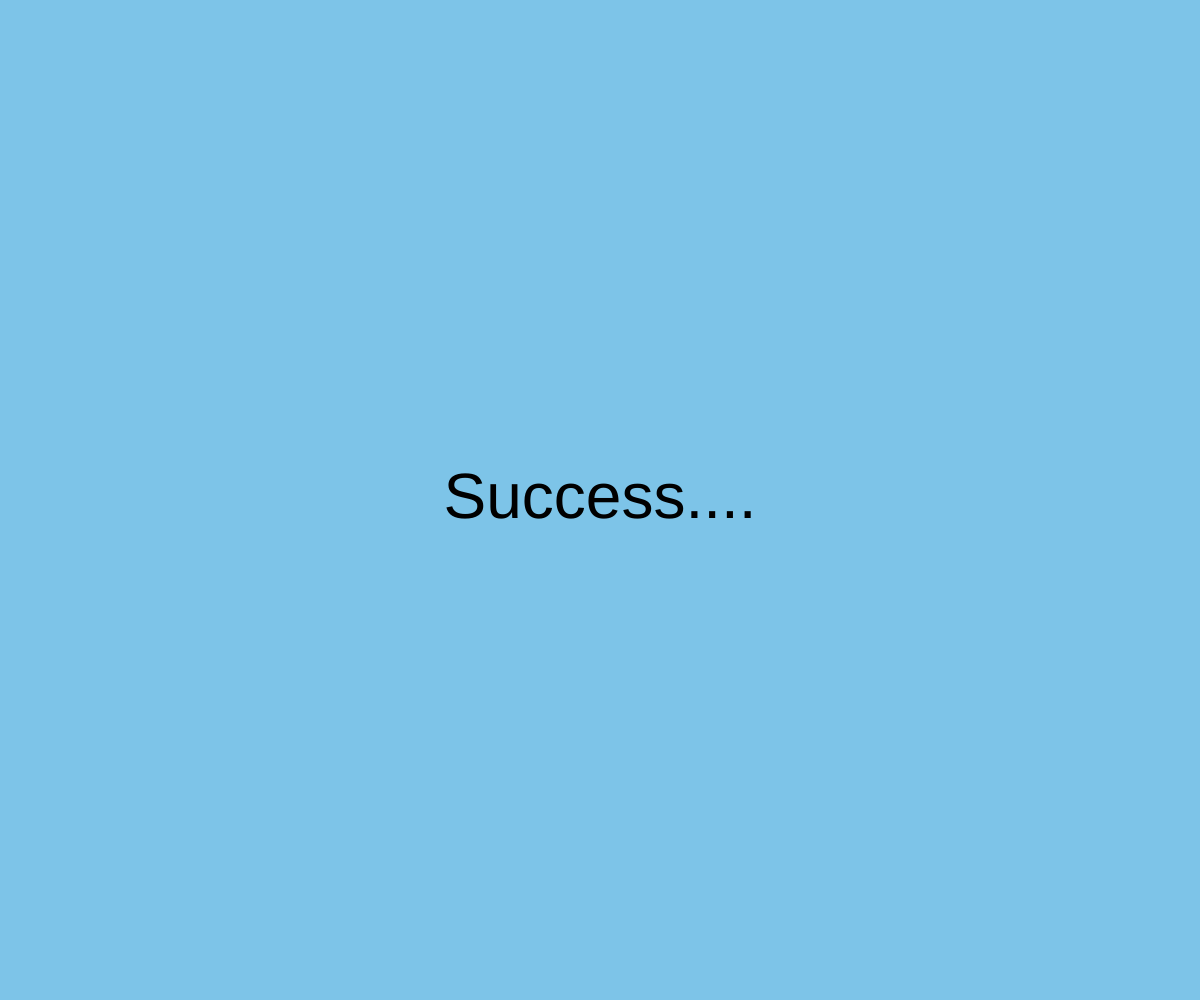
Frame 1 (no input)
Frame 60 (no input): identical to frame 1, image omitted
Frame 120 (the mouse pressed at the canvas centre since frame 60): identical to frame 1, image omitted

The p5.js sketch that drew this single still picture (run headless with seeded random() and noise() and a simulated clock; from frame 60 on, the mouse is pressed at the canvas centre):

// p5.js sketch
// ── sketch.js

var WIDTH;
var HEIGHT;

function preload() {
  WIDTH = windowWidth;
  HEIGHT = windowHeight;
}

function setup() {
  pixelDensity(1);
  createCanvas(WIDTH, HEIGHT);

  // translate(windowWidth / 2, windowHeight / 2);
  // colorMode(HSL);
}

function draw() {
  background('#7dc4e8');
  textAlign(CENTER, CENTER);
  textSize(64);
  text('Success....', WIDTH / 2, HEIGHT / 2);
}
